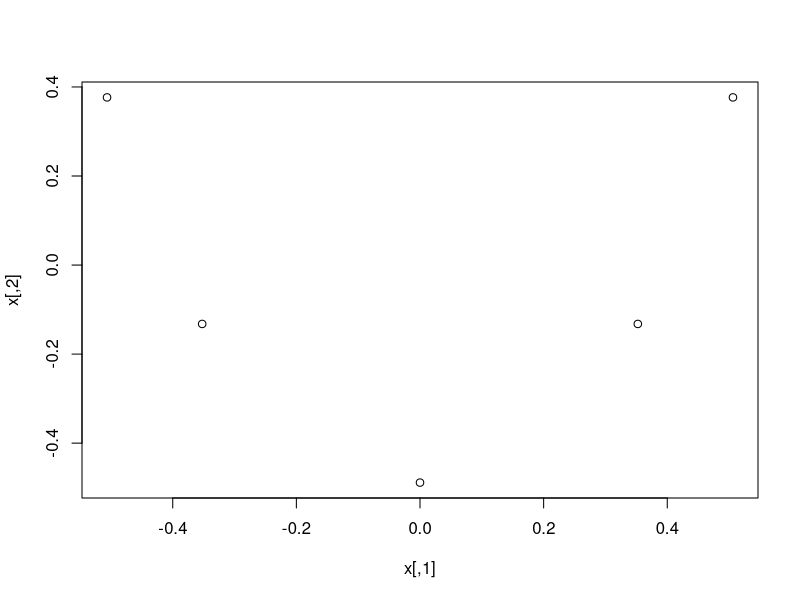

The R script that drew this image:


dat <- matrix(
  c(
    0, 1, 0,
    1, 1, 0,
    0, 1, 1,
    0, 0, 1,
    1, 0, 0
  ), ncol=3, byrow=TRUE
)
colnames(dat) <- c("Piedra", "Bronce", "Hierro")

row.names(dat) <- c(1, 2, 3, 4, 5)


distm = as.matrix(dist(dat, method="binary", diag=TRUE, upper=TRUE))
n <- 5


H <- diag(1, nrow=n) - matrix(1, nrow=n, ncol=n)/n

A <- -1/2*(distm^2)

B <- H %*% A %*% H


x = eigen(B)$vectors[,1:2]%*% sqrt(diag(eigen(B)$values[1:2], nrow=2))


all.equal(x, cmdscale(distm), tolerance = 4e-1)

plot(x)
